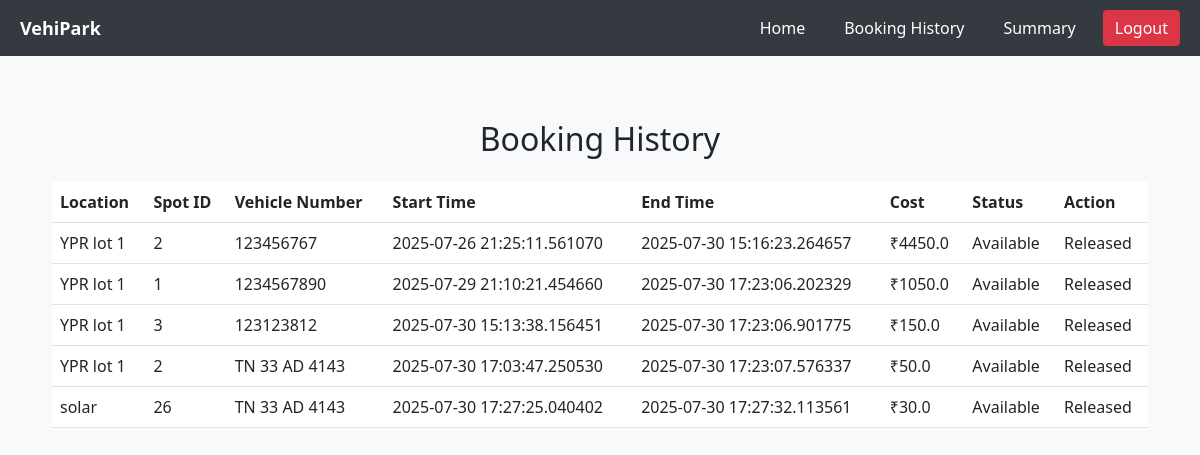
The app's page /history (signed in), older data.
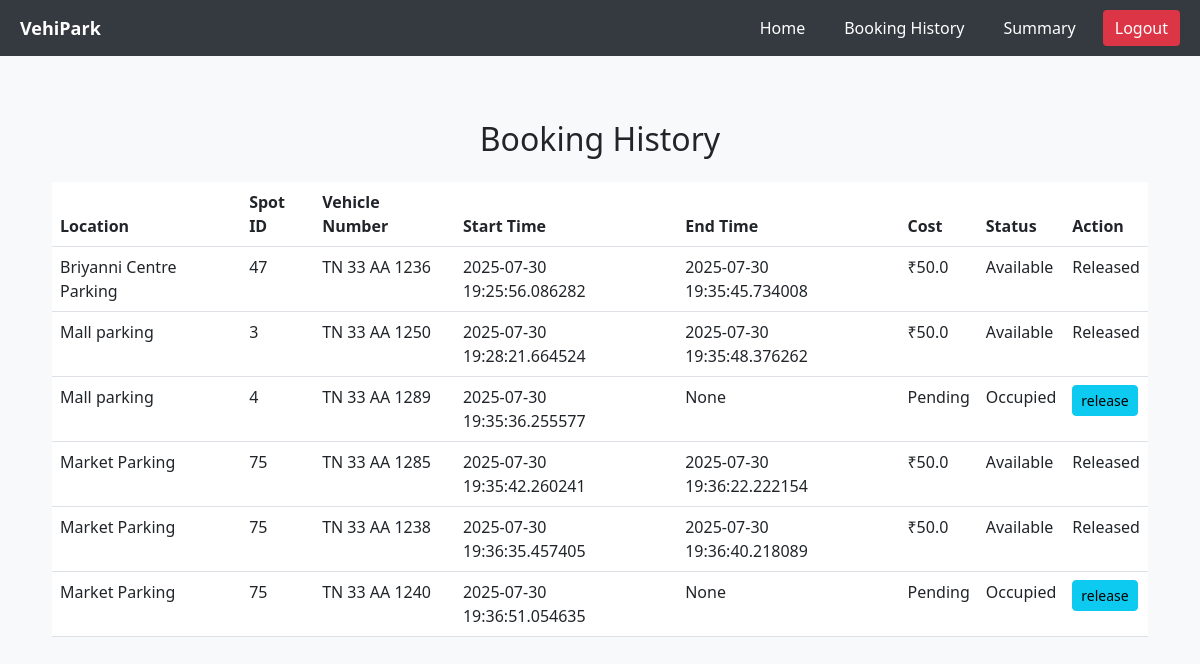
The same page, newer data.
### models.py (models this page shows)
class Booking(db.Model):
    __tablename__ = "booking"
    id = db.Column(db.Integer, primary_key=True)
    user_id = db.Column(db.Integer, db.ForeignKey("user.id"), nullable=False)
    spot_id = db.Column(db.Integer, db.ForeignKey("parkingSpot.id"), nullable=False)
    vehicle_number = db.Column(db.String(20), nullable=False)
    start_time = db.Column(db.DateTime, nullable=False)
    end_time = db.Column(db.DateTime, nullable=True)
    status = db.Column(db.String(20), nullable=False, default="O")
    parking_cost = db.Column(db.Float, nullable=False)
    user = db.relationship("User", back_populates="bookings")
    spot = db.relationship("parkingSpot", back_populates="bookings")

class Parking(db.Model):
    __tablename__ = "parking"
    id = db.Column(db.Integer, primary_key=True)
    primary_location_name = db.Column(db.String(20), nullable=False)
    address = db.Column(db.String(20), nullable=False)
    pin_code = db.Column(db.String(20), nullable=False)
    price = db.Column(db.Float, nullable=False)
    number_of_spots = db.Column(db.Integer, nullable=False)
    spots = db.relationship(
        "parkingSpot", back_populates="parking", cascade="all, delete-orphan"
    )

### controllers.py (the view)
@app.route("/history", methods=["GET", "POST"])
def history():
    if "username" not in session:
        return redirect(url_for("login"))
    bookings = Booking.query.filter_by(user_id=session["user_id"]).all()
    return render_template("booking_history.html", bookings=bookings)

### templates/booking_history.html (shortened to what this page needs)
{% extends 'user_base.html' %}
{% block content %}
<div class="container mt-4">
    <h2 class="mb-4 text-center">Booking History</h2>
    <table class="table table-hover">
        <thead>
            <tr>
                <th scope="col">Location</th>
                <th scope="col">Spot ID</th>
                <th scope="col">Vehicle Number</th>
                <th scope="col">Start Time</th>
                <th scope="col">End Time</th>
                <th scope="col">Cost</th>
                <th scope="col">Status</th>
                <th scope='col'>Action</th>
            </tr>
        </thead>
        <tbody>
            {% for booking in bookings %}
            <tr>
                <td>{{ booking.spot.parking.primary_location_name }}</td>
                <td>{{ booking.spot_id }}</td>
                <td>{{ booking.vehicle_number }}</td>
                <td>{{ booking.start_time }}</td>
                <td>{{ booking.end_time }}</td>
                <td>
                    {% if booking.status == 'Released' %}
                    ₹{{ booking.parking_cost }}
                    {% else %}
                    Pending
                    {% endif %}
                </td>
                <td>
                    {% if booking.status == 'O' %}
                    Occupied
                    {% else %}
                    Available
                    {% endif %}
                </td>
                <td>
                    {% if booking.status == 'Released' %}
                    Released
                    {% else %}
                    <a href="/release_booking/{{ booking.id }}" class="btn btn-info btn-sm">release</a>
                    {% endif %}
                </td>
            </tr>
            {% endfor %}
        </tbody>
    </table>
</div>
{% endblock %}

Row changes from the older to the newer data that the page shows:
no longer on this page (row edited): Booking: spot.parking.primary_location_name "YPR lot 1", spot_id "2", vehicle_number "123456767", start_time "2025-07-26 21:25:11.561070", end_time "2025-07-30 15:16:23.264657", parking_cost "4450.0", status "Available"
no longer on this page (row edited): Booking: spot.parking.primary_location_name "YPR lot 1", spot_id "1", vehicle_number "1234567890", start_time "2025-07-29 21:10:21.454660", end_time "2025-07-30 17:23:06.202329", parking_cost "1050.0", status "Available"
no longer on this page (row edited): Booking: spot.parking.primary_location_name "YPR lot 1", spot_id "3", vehicle_number "123123812", start_time "2025-07-30 15:13:38.156451", end_time "2025-07-30 17:23:06.901775", parking_cost "150.0", status "Available"
no longer on this page (row edited): Booking: spot.parking.primary_location_name "solar", spot_id "26", vehicle_number "TN 33 AD 4143", start_time "2025-07-30 17:27:25.040402", end_time "2025-07-30 17:27:32.113561", parking_cost "30.0", status "Available"
added Booking: spot.parking.primary_location_name "Briyanni Centre Parking", spot_id "47", vehicle_number "TN 33 AA 1236", start_time "2025-07-30 19:25:56.086282", end_time "2025-07-30 19:35:45.734008", parking_cost "50.0", status "Available"
changed Booking (number 2 of 6 on the later page): spot.parking.primary_location_name "YPR lot 1" → "Mall parking"; spot_id "2" → "3"; vehicle_number "TN 33 AD 4143" → "TN 33 AA 1250"; start_time "2025-07-30 17:03:47.250530" → "2025-07-30 19:28:21.664524"; end_time "2025-07-30 17:23:07.576337" → "2025-07-30 19:35:48.376262"
added Booking: spot.parking.primary_location_name "Mall parking", spot_id "4", vehicle_number "TN 33 AA 1289", start_time "2025-07-30 19:35:36.255577", end_time "None", status "Pending"
added Booking: spot.parking.primary_location_name "Market Parking", spot_id "75", vehicle_number "TN 33 AA 1285", start_time "2025-07-30 19:35:42.260241", end_time "2025-07-30 19:36:22.222154", parking_cost "50.0", status "Available"
added Booking: spot.parking.primary_location_name "Market Parking", spot_id "75", vehicle_number "TN 33 AA 1238", start_time "2025-07-30 19:36:35.457405", end_time "2025-07-30 19:36:40.218089", parking_cost "50.0", status "Available"
added Booking: spot.parking.primary_location_name "Market Parking", spot_id "75", vehicle_number "TN 33 AA 1240", start_time "2025-07-30 19:36:51.054635", end_time "None", status "Pending"
